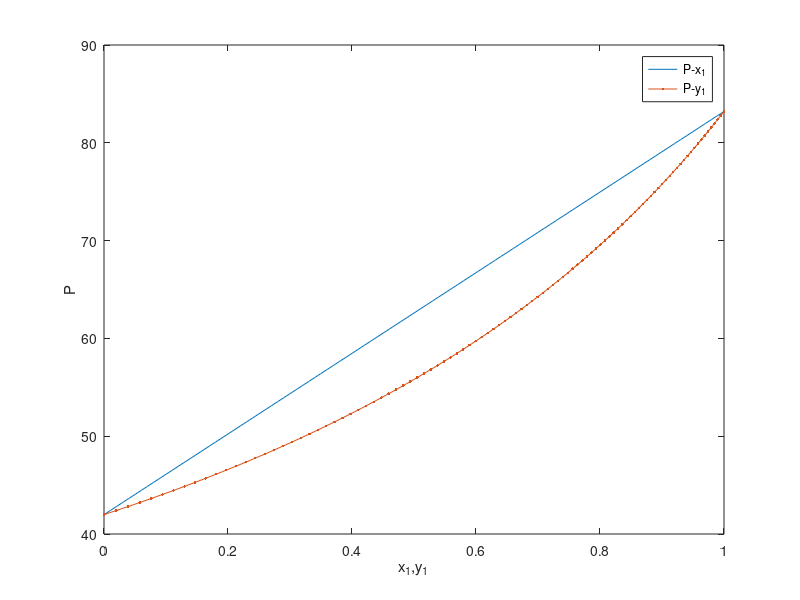

MATLAB code to generate this figure:
% bubbp.m: calculation of total P and T 
clear all; 
T = 75; A1 = 14.2724; B1 = 2945.47; C1 = 224; A2 = 14.2043; B2 = 2972.64; C2 = 209; 
fp = @(x) exp(A2-B2/(T+C2)) + x*(exp(A1-B1/(T+C1)) - exp(A2-B2/(T+C2))); 
% total pressure 
x1 = 0:0.01:1; y1 = []; P = []; 
for k = 1:length(x1) 
Ps = feval(fp,x1(k)); fy = @(x) x*(exp(A1-B1/(T+C1)))/Ps; 
y = feval(fy,x1(k)); y1 = [y1 y]; P = [P Ps]; 
end 
plot(x1,P,y1,P,'.-'), xlabel('x_1,y_1'), ylabel('P') 
legend('P-x_1','P-y_1','location','best') 